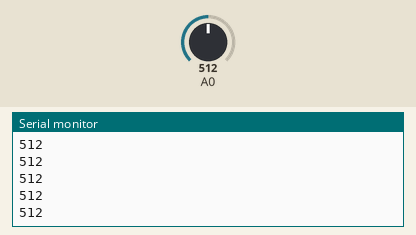
Bench run of a sketch on a simulated Arduino Uno, built with avr-gcc and run on an emulated ATmega328P. On the bench: the last lines printed to the serial monitor. The inputs (shaded band) are chosen by the test bench; at power-on: A0 = 512. Random numbers use the default seed unless the sketch sets one.

Above: at 1.2 s.
1.3 s: A0 set to 716
At 2.45 s:
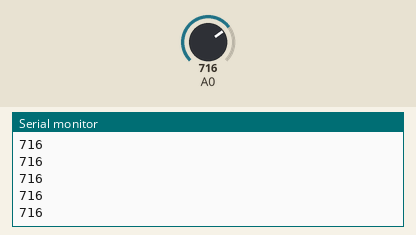
2.8 s: A0 set to 900
At 5.7 s:
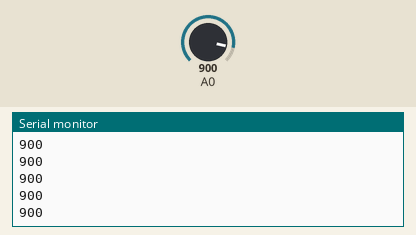
Timing chart, 0 to 7.2 s (numbered marks = the images above; inputs shaded):
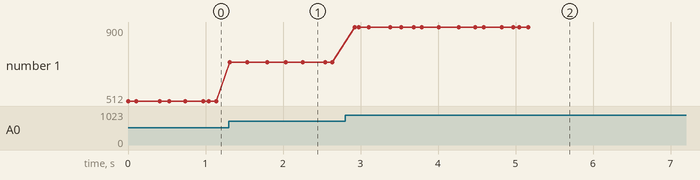

The sketch:

dataset_random.ino
```cpp
/*
  Dataset 3: Random Sampling
  Interval: Random (50-300 ms)
  Samples: 30
*/

#include <Arduino.h>

// Counter to track the number of samples collected
int sampleCount = 0;

void setup() {
  // Initialize serial communication at 9600 bits per second
  Serial.begin(9600);
}

void loop() {
  // Check if we have collected fewer than 30 samples
  if (sampleCount < 30) {
    // Read the analog value from pin A0 and print it to the Serial Monitor
    Serial.println(analogRead(A0));

    // Increment the sample counter
    sampleCount++;

    // Generates a random delay between 50 and 300 ms
    delay(random(50, 300));
  }
}
```

Measured:
- after the input at 1.3 s, the serial monitor: prints a new line at once (image 1)
- after the input at 2.8 s, the serial monitor: prints a new line after 0.13 s (image 2)
- plotted number 1: 512 → 716 after the input at 1.3 s, 716 → 900 after the input at 2.8 s
